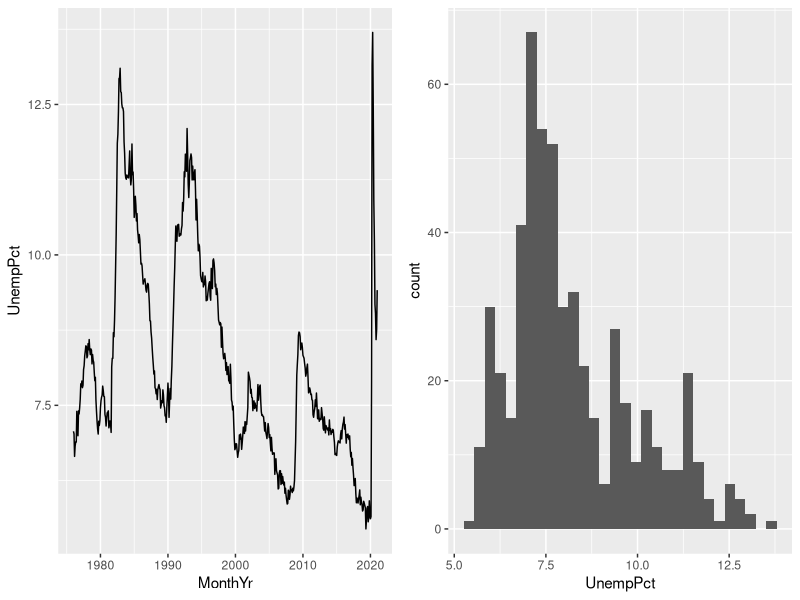
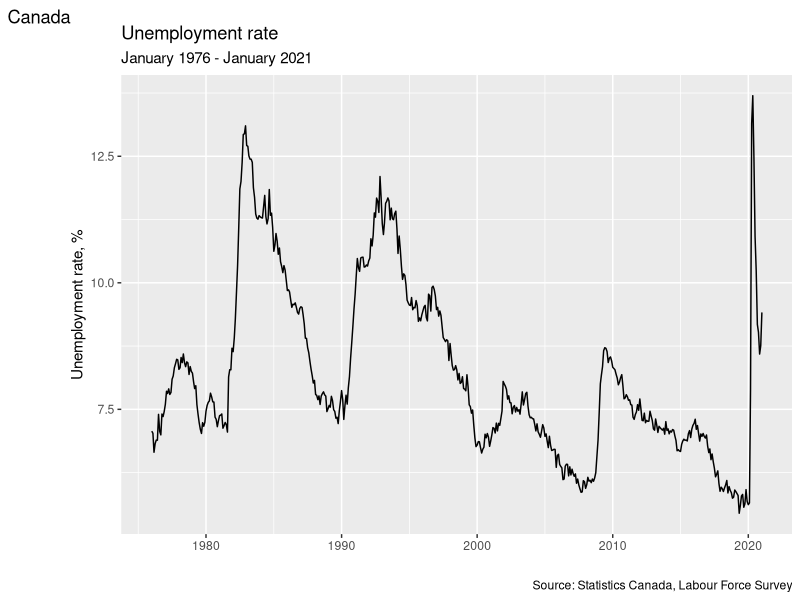
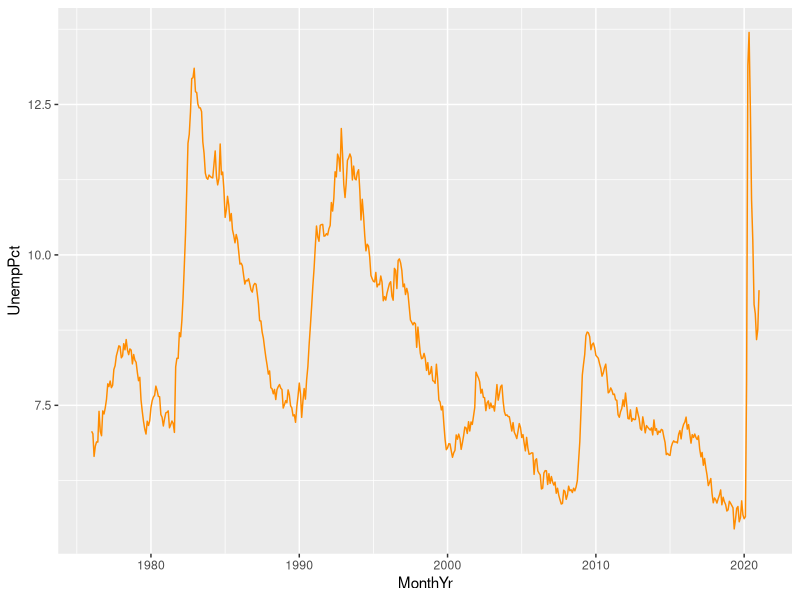
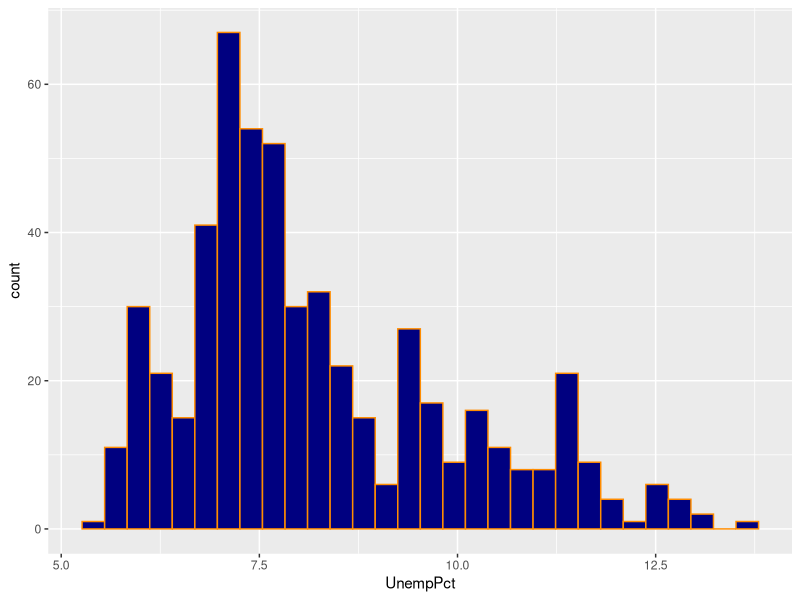
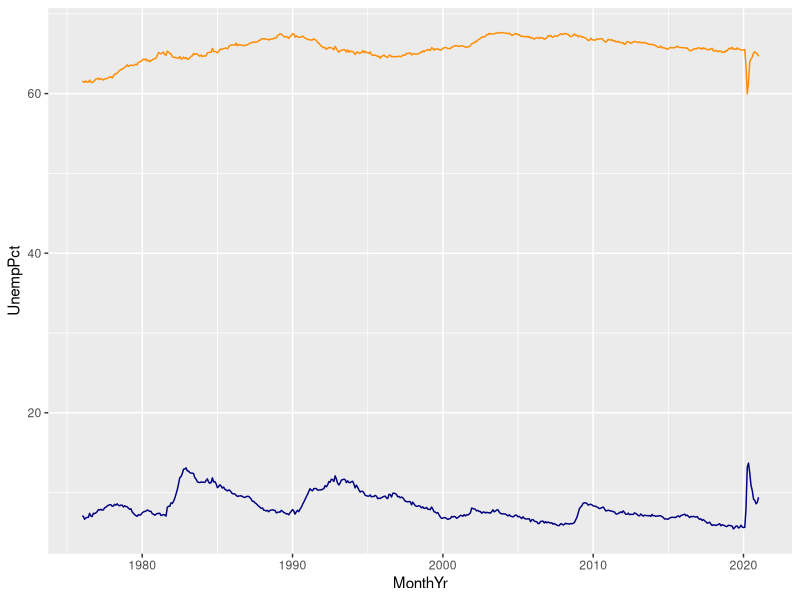
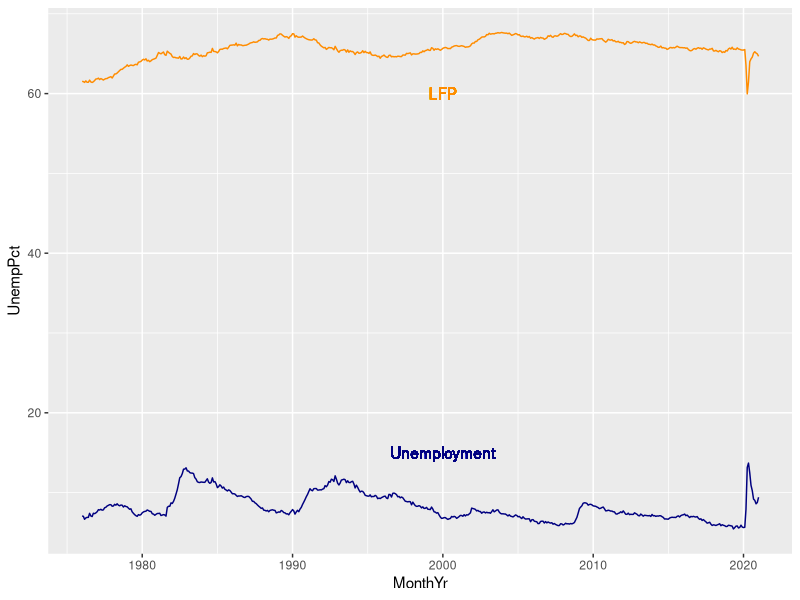
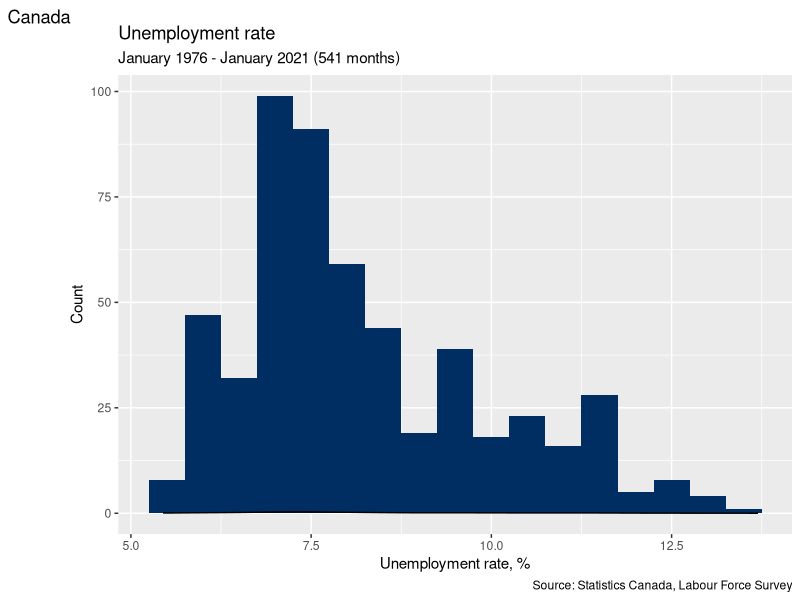
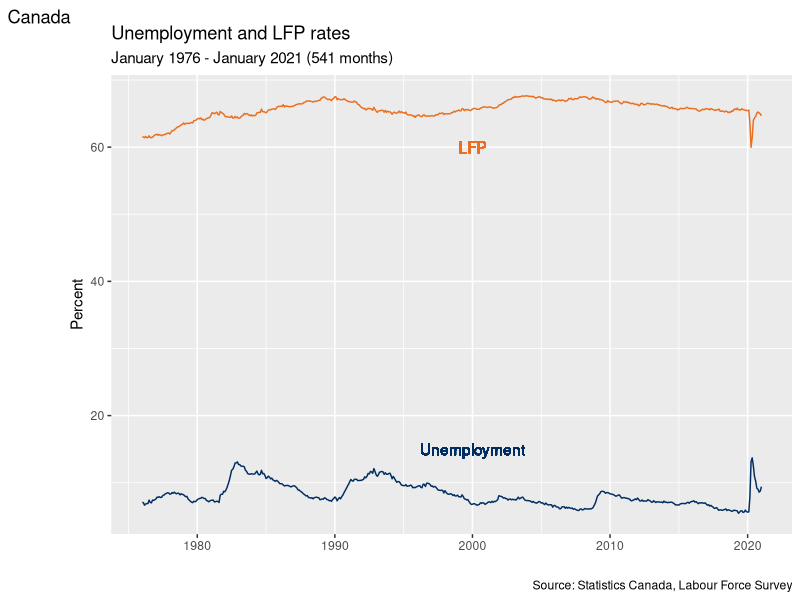

R code for these plots, in order:
## ---- chunk 1
knitr::opts_chunk$set(echo = TRUE,
                      prompt = FALSE,
                      tidy = FALSE,
                      collapse = TRUE)
library("tidyverse")
library("gridExtra")
EmpData <- read_csv("sampledata/EmploymentData.csv")
## ---- chunk 2
# This is equivalent to names(EmpData)
EmpData %>% names()
# This is equivalent to sqrt(2)
2 %>% sqrt()
# This is equivalent to cat(sqrt(2)," is the square root of 2")
2 %>% sqrt() %>% cat(" is the square root of 2")
## ---- chunk 3
# Change MonthYr to date format
EmpData %>% 
  mutate(MonthYr = as.Date(MonthYr, "%m/%d/%Y"))
## ---- chunk 4
# Add UnempPct and LFPPct
EmpData %>% 
  mutate(UnempPct = 100*UnempRate) %>% 
  mutate(LFPPct = 100*LFPRate)
## ---- chunk 5
print(EmpData)
## ---- chunk 6
# Make permanent changes to EmpData
EmpData <- EmpData %>%
  mutate(MonthYr = as.Date(MonthYr, "%m/%d/%Y")) %>% 
  mutate(UnempPct = 100*UnempRate) %>% 
  mutate(LFPPct = 100*LFPRate)
## ---- chunk 7
print(EmpData)
## ---- chunk 8
# This will give all of the observations with unemployment rates over 12.5%
EmpData %>% 
  filter(UnempPct > 12.5)
## ---- chunk 9
# This will take out all variables except a few
EmpData %>% 
  filter(UnempPct > 12.5) %>%
  select(MonthYr, UnempRate, LFPPct, PrimeMinister)
## ---- chunk 10
# This will sort the rows by unemployment rate
EmpData %>% 
  filter(UnempPct > 12.5) %>%
  select(MonthYr, UnempPct, LFPPct, PrimeMinister) %>%
  arrange(UnempPct)
## ---- chunk 11
# MEAN calculates the mean of a single variable
mean(EmpData$UnempPct)
# VAR calculates the sample variance
var(EmpData$UnempPct)
# SD calculates the standard deviation
sd(EmpData$UnempPct)
# MEDIAN calculates the sample median
median(EmpData$UnempPct)
## ---- chunk 12
EmpData %>%
  select(MonthYr, Population, AnnPopGrowth) %>%
  print(n=15)  # n=15 means print the first 15 rows
## ---- chunk 13
# Some values of AnnPopGrowth are NA, so its mean is also NA
mean(EmpData$AnnPopGrowth)
# The same goes for other statistics:
sd(EmpData$AnnPopGrowth)
var(EmpData$AnnPopGrowth)
median(EmpData$AnnPopGrowth)
## ---- chunk 14
# We can add the na.rm = TRUE argument to drop the missing values
mean(EmpData$AnnPopGrowth, na.rm = TRUE)
# These lines of code will do the same thing:
mean(na.omit(EmpData$AnnPopGrowth))
mean(EmpData$AnnPopGrowth[!is.na(EmpData$AnnPopGrowth)])
## ---- chunk 15
# Mean of each column
EmpData %>%
  select(where(is.numeric)) %>%
  lapply(mean, na.rm = TRUE) 
## ---- chunk 16
# Standard deviation of each column
EmpData %>%
  select(where(is.numeric)) %>%
  lapply(sd, na.rm = TRUE) 
## ---- chunk 17
# COUNT creates a frequency table for discrete variables
EmpData %>% 
  count(PrimeMinister)
## ---- chunk 18
# COUNT and CUT_INTERVAL create a binned frequency table
EmpData %>% 
  count(cut_interval(UnempPct, 6))
## ---- chunk 19
# For two specific columns of data
cov(EmpData$UnempPct, EmpData$LFPPct)
cor(EmpData$UnempPct, EmpData$LFPPct)
## ---- chunk 20
# Covariance matrix for the whole data set (at least the numerical parts)
EmpData %>%
  select(where(is.numeric)) %>%
  cor()
# Correlation matrix for selected variables
EmpData %>%
  select(UnempRate, LFPRate, AnnPopGrowth) %>%
  cor()
## ---- chunk 21
# EmpData has missing data in 1976 for the variable AnnPopGrowth
# Pairwise will only exclude 1976 from calculations involving AnnPopGrowth
EmpData %>%
  select(UnempRate, LFPRate, AnnPopGrowth) %>%
  cor(use = "pairwise.complete.obs")
# Casewise will exclude 1976 from all calculations
EmpData %>%
  select(UnempRate, LFPRate, AnnPopGrowth) %>%
  cor(use = "complete.obs")
## ---- chunk 22
  # The N(0,1) PDF, evaluated at 1.96
  dnorm(1.96)
  # The N(1,4) PDF, evaluated at 1.96
  dnorm(1.96,mean=1,sd=4)
  # The N(0,1) CDF, evaluated at 1.96
  pnorm(1.97)
  # The 97.5 percentile of the N(0,1) CDF
  qnorm(0.975)
  # Four random numbers from the N(0,1) distribution
  rnorm(4)
## ---- chunk 23
p1 <- ggplot(data = EmpData,
             mapping = aes(x = MonthYr,
                           y = UnempPct)) + 
  geom_line() 
p2 <- ggplot(data = EmpData,
             mapping = aes(x = UnempPct)) + 
  geom_histogram(bins=30)
grid.arrange(p1,p2,ncol=2)
## ---- chunk 24
ggplot(data = EmpData,
       aes(x = MonthYr, 
           y =UnempPct)) + 
  geom_line() + 
  labs(title = "Unemployment rate",
      subtitle = "January 1976 - January 2021",
      alt = "Time series of Canada unemployment rate, January 1976 - January 2021",
      caption = "Source: Statistics Canada, Labour Force Survey",
      tag = "Canada") +
  xlab("") +
  ylab("Unemployment rate, %")
## ---- chunk 25
ggplot(data = EmpData,
       aes(x = MonthYr, 
           y = UnempPct)) + 
  geom_line(col = "darkorange")
## ---- chunk 26
ggplot(data = EmpData,
       aes(x = UnempPct)) + 
  geom_histogram(col = "darkorange",
                 fill = "navyblue")
## ---- chunk 27
ggplot(data = EmpData,
       aes(x = MonthYr, 
           y = UnempPct)) + 
  geom_line(col = "navyblue") +
  geom_line(aes(y = LFPPct),
            col = "darkorange")
## ---- chunk 28
ggplot(data = EmpData,
       aes(x = MonthYr)) + 
  geom_line(aes(y = UnempPct),
            col = "navyblue") +
  geom_text(x = as.Date("1/1/2000", "%m/%d/%Y"),
            y = 15,
            label = "Unemployment",
            col = "navyblue") +
  geom_line(aes(y = LFPPct),
            col = "darkorange") +
  geom_text(x = as.Date("1/1/2000", "%m/%d/%Y"),
            y = 60,
            label = "LFP",
            col = "darkorange")
## ---- chunk 29
# Use RGB codes to exactly match the color scheme of this book
AstroBlue <- "#002D62"
AstroOrange <- "#EB6E1F"
# Fancy histogram
ggplot(data = EmpData,
       aes(x = UnempPct)) + 
  geom_histogram(binwidth = 0.5,
                 fill = AstroBlue) +
  geom_density() +
  labs(title = "Unemployment rate",
      subtitle = paste("January 1976 - January 2021 (",
                     nrow(EmpData),
                     " months)",
                     sep = "",
                     collapse = ""),
      alt = "Histogram of Canada unemployment rate, January 1976 - January 2021",
      caption = "Source: Statistics Canada, Labour Force Survey",
      tag = "Canada") +
  xlab("Unemployment rate, %") +
  ylab("Count")
## ---- chunk 30
# Use RGB codes to exactly match color scheme of this book
AstroBlue <- "#002D62"
AstroOrange <- "#EB6E1F"
# Fancy time series plot
ggplot(data = EmpData,
       aes(x = MonthYr)) + 
  geom_line(aes(y = UnempPct),
            col = AstroBlue) +
  geom_text(x = as.Date("1/1/2000", "%m/%d/%Y"),
            y = 15,
            label = "Unemployment", col=AstroBlue) +
  geom_line(aes(y = LFPPct),
            col = AstroOrange) +
  geom_text(x = as.Date("1/1/2000", "%m/%d/%Y"),
            y = 60,
            label = "LFP",
            col = AstroOrange) +
  labs(title = "Unemployment and LFP rates",
      subtitle = paste("January 1976 - January 2021 (",
                     nrow(EmpData),
                     " months)",
                     sep = "",
                     collapse = ""),
      alt = "Time series of Canada unemployment and LFP, January 1976 - January 2021",
      caption = "Source: Statistics Canada, Labour Force Survey",
      tag = "Canada") +
  xlab("") +
  ylab("Percent")
## ---- chunk 31
ggplot(data = EmpData,
       aes(x = UnempPct,
           y = LFPPct)) +
  geom_point()
## ---- chunk 32
# Round UnempPct and LFPPct to nearest integer
RoundedEmpData <- EmpData %>% 
  mutate(UnempPct = round(UnempPct)) %>% 
  mutate(LFPPct = round(LFPPct))
## ---- chunk 33
# Create graph using rounded data
ggplot(data = RoundedEmpData, 
       aes(x = UnempPct,
           y = LFPPct)) + 
  geom_point(col = "darkorange")
## ---- chunk 34
ggplot(data = RoundedEmpData,
       aes(x = UnempPct,
           y = LFPPct)) + 
  geom_point(col = "darkorange") +
  geom_jitter(size = 0.5, 
              col = "navyblue")
## ---- chunk 35
# Party is discrete/categorical, so each value is represented by a distinct color
ggplot(data = EmpData,
       aes(x = UnempPct,
           y = LFPPct,
           col = Party)) + 
  geom_point()
# MonthYr is (nearly) continuous, so values are represented along a spectrum
ggplot(data = EmpData,
       aes(x = UnempPct,
           y = LFPPct,
           col = MonthYr)) + 
  geom_point()
## ---- chunk 36
ggplot(data = EmpData,
       aes(x = UnempPct,
           y = LFPPct,
           col = Party,
           shape = Party)) + 
  geom_point()
## ---- chunk 37
ggplot(data = EmpData,
       aes(x = UnempPct,
           y = LFPPct)) + 
 geom_point(size = 0.5) +
  stat_summary_bin(fun = 'mean', 
                   bins=20,
                   col = "darkorange",
                   size = 3, 
                   geom = 'point') +
  stat_summary_bin(fun = 'mean', 
                   bins = 20,
                   col = "darkorange",
                   size = 0.5, 
                   geom = 'line')
## ---- chunk 38
ggplot(data = EmpData,
       aes(x = UnempPct,
           y = LFPPct)) + 
  geom_point(size = 0.5) +
  stat_summary_bin(fun = 'mean', 
                   bins = 4,
                   col = "navyblue",
                   size = 0.75, 
                   geom = 'line') +
  stat_summary_bin(fun = 'mean', 
                   bins = 20,
                   col = "darkorange",
                   size = 0.75, 
                   geom = 'line') +
  stat_summary_bin(fun = 'mean', 
                   bins = 100,
                   col = "lightblue",
                   size = 1.0, 
                   geom = 'line') +
  geom_text(x = 13.8,
            y = 64.1,
            label = "4 bins",
            col = "navyblue") +
  geom_text(x = 13.8,
            y = 62.5,
            label = "20 bins",
            col = "darkorange") +
  geom_text(x = 13.8,
            y = 60,
            label = "100 bins",
            col = "lightblue")
## ---- chunk 39
ggplot(data = EmpData,
       aes(x = UnempRate,
           y = LFPRate)) + 
  geom_point(size = 0.5) +
  geom_smooth()
## ---- chunk 40
ggplot(data = EmpData,
       aes(x = UnempPct,
           y = LFPPct)) + 
  geom_point(size = 0.5) +
  geom_smooth(method = "lm") 
## ---- chunk 41
ggplot(data = EmpData,
       aes(x = UnempPct,
           y = LFPPct)) + 
  geom_point(size = 0.5) +
  geom_smooth(col = "darkorange") +
  geom_smooth(method = "lm",
              col = "navyblue")
